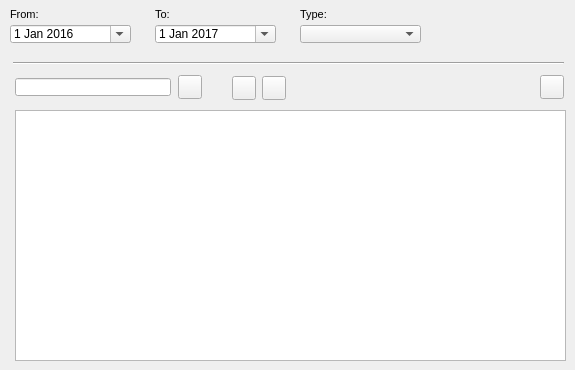
    <widget class="QWidget" name="tab_16">
     <attribute name="title">
      <string>Document</string>
     </attribute>
     <widget class="Line" name="line_6">
      <property name="geometry">
       <rect>
        <x>13</x>
        <y>55</y>
        <width>551</width>
        <height>16</height>
       </rect>
      </property>
      <property name="orientation">
       <enum>Qt::Horizontal</enum>
      </property>
     </widget>
     <widget class="QTableView" name="tbl_document">
      <property name="geometry">
       <rect>
        <x>15</x>
        <y>110</y>
        <width>551</width>
        <height>251</height>
       </rect>
      </property>
      <property name="sortingEnabled">
       <bool>true</bool>
      </property>
     </widget>
     <widget class="QLabel" name="label_doc_to">
      <property name="geometry">
       <rect>
        <x>155</x>
        <y>3</y>
        <width>31</width>
        <height>22</height>
       </rect>
      </property>
      <property name="font">
       <font>
        <pointsize>8</pointsize>
       </font>
      </property>
      <property name="frameShape">
       <enum>QFrame::NoFrame</enum>
      </property>
      <property name="frameShadow">
       <enum>QFrame::Raised</enum>
      </property>
      <property name="text">
       <string>To:</string>
      </property>
      <property name="textFormat">
       <enum>Qt::AutoText</enum>
      </property>
      <property name="scaledContents">
       <bool>false</bool>
      </property>
      <property name="margin">
       <number>3</number>
      </property>
     </widget>
     <widget class="QDateEdit" name="date_document_from">
      <property name="geometry">
       <rect>
        <x>10</x>
        <y>25</y>
        <width>121</width>
        <height>18</height>
       </rect>
      </property>
      <property name="date">
       <date>
        <year>2016</year>
        <month>1</month>
        <day>1</day>
       </date>
      </property>
      <property name="calendarPopup">
       <bool>true</bool>
      </property>
     </widget>
     <widget class="QComboBox" name="doc_type">
      <property name="geometry">
       <rect>
        <x>300</x>
        <y>25</y>
        <width>121</width>
        <height>18</height>
       </rect>
      </property>
     </widget>
     <widget class="QLabel" name="label_doc_from">
      <property name="geometry">
       <rect>
        <x>10</x>
        <y>3</y>
        <width>90</width>
        <height>22</height>
       </rect>
      </property>
      <property name="font">
       <font>
        <pointsize>8</pointsize>
       </font>
      </property>
      <property name="frameShape">
       <enum>QFrame::NoFrame</enum>
      </property>
      <property name="frameShadow">
       <enum>QFrame::Plain</enum>
      </property>
      <property name="text">
       <string>From:</string>
      </property>
      <property name="textFormat">
       <enum>Qt::AutoText</enum>
      </property>
      <property name="scaledContents">
       <bool>false</bool>
      </property>
      <property name="alignment">
       <set>Qt::AlignLeading|Qt::AlignLeft|Qt::AlignVCenter</set>
      </property>
      <property name="margin">
       <number>3</number>
      </property>
     </widget>
     <widget class="QDateEdit" name="date_document_to">
      <property name="geometry">
       <rect>
        <x>155</x>
        <y>25</y>
        <width>121</width>
        <height>18</height>
       </rect>
      </property>
      <property name="date">
       <date>
        <year>2017</year>
        <month>1</month>
        <day>1</day>
       </date>
      </property>
      <property name="calendarPopup">
       <bool>true</bool>
      </property>
     </widget>
     <widget class="QLabel" name="label_doc_type">
      <property name="geometry">
       <rect>
        <x>300</x>
        <y>3</y>
        <width>61</width>
        <height>22</height>
       </rect>
      </property>
      <property name="font">
       <font>
        <pointsize>8</pointsize>
       </font>
      </property>
      <property name="layoutDirection">
       <enum>Qt::LeftToRight</enum>
      </property>
      <property name="frameShape">
       <enum>QFrame::NoFrame</enum>
      </property>
      <property name="frameShadow">
       <enum>QFrame::Raised</enum>
      </property>
      <property name="text">
       <string>Type:</string>
      </property>
      <property name="textFormat">
       <enum>Qt::AutoText</enum>
      </property>
      <property name="scaledContents">
       <bool>false</bool>
      </property>
      <property name="margin">
       <number>3</number>
      </property>
     </widget>
     <widget class="QLineEdit" name="doc_id">
      <property name="geometry">
       <rect>
        <x>15</x>
        <y>78</y>
        <width>156</width>
        <height>18</height>
       </rect>
      </property>
     </widget>
     <widget class="QPushButton" name="btn_open_doc">
      <property name="geometry">
       <rect>
        <x>540</x>
        <y>75</y>
        <width>24</width>
        <height>24</height>
       </rect>
      </property>
      <property name="text">
       <string/>
      </property>
      <property name="icon">
       <iconset>
        <normaloff>../icons/170b.png</normaloff>../icons/170b.png</iconset>
      </property>
      <property name="iconSize">
       <size>
        <width>22</width>
        <height>22</height>
       </size>
      </property>
     </widget>
     <widget class="QPushButton" name="btn_doc_new">
      <property name="geometry">
       <rect>
        <x>262</x>
        <y>76</y>
        <width>24</width>
        <height>24</height>
       </rect>
      </property>
      <property name="text">
       <string/>
      </property>
      <property name="icon">
       <iconset>
        <normaloff>../icons/131b.png</normaloff>../icons/131b.png</iconset>
      </property>
      <property name="iconSize">
       <size>
        <width>22</width>
        <height>22</height>
       </size>
      </property>
     </widget>
     <widget class="QPushButton" name="btn_doc_insert">
      <property name="geometry">
       <rect>
        <x>178</x>
        <y>75</y>
        <width>24</width>
        <height>24</height>
       </rect>
      </property>
      <property name="text">
       <string/>
      </property>
      <property name="icon">
       <iconset>
        <normaloff>../icons/111b.png</normaloff>../icons/111b.png</iconset>
      </property>
      <property name="iconSize">
       <size>
        <width>22</width>
        <height>22</height>
       </size>
      </property>
     </widget>
     <widget class="QPushButton" name="btn_doc_delete">
      <property name="geometry">
       <rect>
        <x>232</x>
        <y>76</y>
        <width>24</width>
        <height>24</height>
       </rect>
      </property>
      <property name="text">
       <string/>
      </property>
      <property name="icon">
       <iconset>
        <normaloff>../icons/112b.png</normaloff>../icons/112b.png</iconset>
      </property>
      <property name="iconSize">
       <size>
        <width>22</width>
        <height>22</height>
       </size>
      </property>
     </widget>
    </widget>
